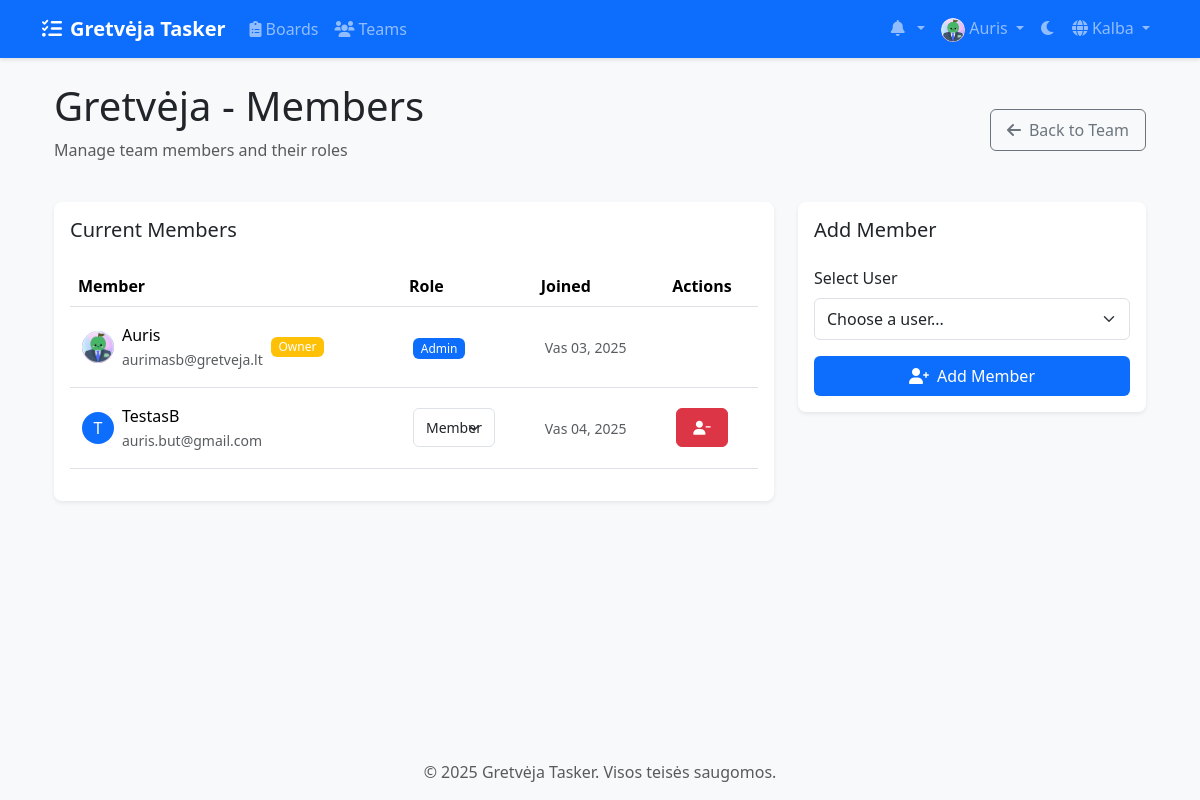
Screenshot of /lt/teams/1/members/ (signed in) with the database file from the repository.
### accounts/models.py (models this page shows, shortened)
class CustomUser(AbstractUser):
    email = models.EmailField(_('email address'), unique=True)
    avatar = models.ImageField(upload_to='avatars/', null=True, blank=True)
    bio = models.TextField(max_length=500, blank=True)
    theme_preference = models.CharField(
        max_length=10,
        choices=[('light', 'Light'), ('dark', 'Dark')],
        default='light'
    )
    notification_preferences = models.JSONField(
        default=dict,
        help_text=_('User notification preferences')
    )
    class Meta:
        verbose_name = _('user')
        verbose_name_plural = _('users')

### teams/models.py (models this page shows, shortened)
class Team(models.Model):
    name = models.CharField(max_length=100)
    description = models.TextField(blank=True)
    created_at = models.DateTimeField(auto_now_add=True)
    updated_at = models.DateTimeField(auto_now=True)
    owner = models.ForeignKey(
        settings.AUTH_USER_MODEL,
        on_delete=models.CASCADE,
        related_name='owned_teams'
    )
    members = models.ManyToManyField(
        settings.AUTH_USER_MODEL,
        through='TeamMembership',
        related_name='teams'
    )

class TeamMembership(models.Model):
    ROLE_CHOICES = [
        ('member', 'Member'),
        ('admin', 'Admin'),
    ]
    team = models.ForeignKey(Team, on_delete=models.CASCADE)
    user = models.ForeignKey(settings.AUTH_USER_MODEL, on_delete=models.CASCADE)
    role = models.CharField(max_length=20, choices=ROLE_CHOICES, default='member')
    joined_at = models.DateTimeField(auto_now_add=True)
    class Meta:
        unique_together = ('team', 'user')

### teams/views/member_views.py (the view)
# urls.py: path('<int:team_id>/members/', views.team_members, name='team_members'),
@login_required
def team_members(request, team_id):
    team = get_object_or_404(Team, id=team_id)
    if not team.members.filter(id=request.user.id).exists():
        messages.error(request, "You don't have access to this team.")
        return redirect('teams:team_list')
    members = TeamService.get_member_info(team)
    return render(request, 'teams/team_members.html', {
        'team': team,
        'members': members,
        'is_admin': can_manage_team(request.user, team)
    })

### teams/permissions.py (called while the page is built)
def can_manage_team(user, team):
    return team.owner == user or is_team_admin(user, team)

### teams/services/team_service.py (called while the page is built)
    @staticmethod
    def get_member_info(team):
        return team.teammembership_set.all().select_related('user')

### templates/teams/team_members.html (shortened to what this page needs)
{% extends 'base.html' %}
{% load static %}
{% block content %}
<div class="container">
    <div class="d-flex justify-content-between align-items-center mb-4">
        <div>
            <h1 class="mb-2">{{ team.name }} - Members</h1>
            <p class="text-muted">Manage team members and their roles</p>
        </div>
        <a href="{% url 'teams:team_detail' team_id=team.id %}" class="btn btn-outline-secondary">
            <i class="fas fa-arrow-left me-2"></i>Back to Team
        </a>
    </div>
    <div class="row">
        <div class="col-lg-8">
            <div class="card shadow-sm">
                <div class="card-body">
                    <h5 class="card-title mb-4">Current Members</h5>
                    <div class="table-responsive">
                        <table class="table table-hover align-middle">
                            <thead>
                                <tr>
                                    <th>Member</th>
                                    <th>Role</th>
                                    <th>Joined</th>
                                    {% if is_admin %}
                                    <th>Actions</th>
                                    {% endif %}
                                </tr>
                            </thead>
                            <tbody>
                                {% for membership in members %}
                                <tr>
                                    <td>
                                        <div class="d-flex align-items-center">
                                            {% if membership.user.avatar %}
                                                <img src="{{ membership.user.avatar.url }}" alt="Avatar"
                                                     class="rounded-circle me-2" width="32" height="32">
                                            {% else %}
                                                <div class="rounded-circle bg-primary text-white d-flex align-items-center justify-content-center me-2"
                                                     style="width: 32px; height: 32px;">
                                                    {{ membership.user.username|make_list|first|upper }}
                                                </div>
                                            {% endif %}
                                            <div>
                                                <div>{{ membership.user.username }}</div>
                                                <small class="text-muted">{{ membership.user.email }}</small>
                                            </div>
                                            {% if membership.user == team.owner %}
                                            <span class="badge bg-warning ms-2">Owner</span>
                                            {% endif %}
                                        </div>
                                    </td>
                                    <td>
                                        {% if is_admin and membership.user != team.owner %}
                                        <form method="post" action="{% url 'teams:change_member_role' team_id=team.id user_id=membership.user.id %}"
                                              class="d-flex align-items-center">
                                            <select name="role" class="form-select form-select-sm"
                                                    onchange="this.form.submit()" style="width: auto;">
                                                <option value="member" {% if membership.role == 'member' %}selected{% endif %}>
                                                    Member
                                                </option>
                                            </select>
                                        </form>
                                        {% else %}
                                        <span class="badge {% if membership.role == 'admin' %}bg-primary{% else %}bg-secondary{% endif %}">
                                            {{ membership.role|title }}
                                        </span>
                                        {% endif %}
                                    </td>
                                    <td>
                                        <small class="text-muted">
                                            {{ membership.joined_at|date:"M d, Y" }}
                                        </small>
                                    </td>
                                    {% if is_admin %}
                                    <td>
                                        {% if membership.user != team.owner %}
                                        <form method="post" action="{% url 'teams:remove_member' team_id=team.id user_id=membership.user.id %}"
                                              class="d-inline" onsubmit="return confirm('Are you sure you want to remove this member?');">
                                            <button type="submit" class="btn btn-sm btn-danger">
                                                <i class="fas fa-user-minus"></i>
                                            </button>
                                        </form>
                                        {% endif %}
                                    </td>
                                    {% endif %}
                                </tr>
                                {% endfor %}
                            </tbody>
                        </table>
                    </div>
                </div>
            </div>
        </div>
        {% if is_admin %}
        <div class="col-lg-4">
            <div class="card shadow-sm">
                <div class="card-body">
                    <h5 class="card-title mb-4">Add Member</h5>
                    <form method="post" action="{% url 'teams:add_member' team_id=team.id %}">
                        <div class="mb-3">
                            <label class="form-label">Select User</label>
                            <select name="user_id" class="form-select" required>
                                <option value="">Choose a user...</option>
                            </select>
                        </div>
                        <div class="d-grid">
                            <button type="submit" class="btn btn-primary">
                                <i class="fas fa-user-plus me-2"></i>Add Member
                            </button>
                        </div>
                    </form>
                </div>
            </div>
        </div>
        {% endif %}
    </div>
</div>
{% endblock %}

### templates/base.html (shortened to what this page needs)
{% load static %}
{% load compress %}
{% load i18n %}
<!DOCTYPE html>
<html lang="{{ LANGUAGE_CODE }}" data-bs-theme="light">
<head>
    <link href="https://cdn.jsdelivr.net/npm/bootstrap@5.3.2/dist/css/bootstrap.min.css" rel="stylesheet">
    <link href="https://cdnjs.cloudflare.com/ajax/libs/font-awesome/6.0.0/css/all.min.css" rel="stylesheet">
    <link href="https://cdn.jsdelivr.net/npm/select2@4.1.0-rc.0/dist/css/select2.min.css" rel="stylesheet">
    <link href="https://cdn.jsdelivr.net/npm/select2-bootstrap-5-theme@1.3.0/dist/select2-bootstrap-5-theme.min.css" rel="stylesheet">
    {% compress css %}
    <link href="{% static 'css/style.css' %}" rel="stylesheet">
    {% endcompress %}
</head>
<body>
    <nav class="navbar navbar-expand-lg navbar-dark bg-primary">
        <div class="container">
            <a class="navbar-brand" href="{% url 'home' %}">
                <i class="fas fa-tasks me-2"></i>Gretvėja Tasker
            </a>
            <div class="collapse navbar-collapse" id="navbarNav">
                <ul class="navbar-nav me-auto">
                    {% if user.is_authenticated %}
                        <li class="nav-item">
                            <a class="nav-link" href="{% url 'boards:board_list' %}">
                                <i class="fas fa-clipboard-list me-1"></i>Boards
                            </a>
                        </li>
                        <li class="nav-item">
                            <a class="nav-link" href="{% url 'teams:team_list' %}">
                                <i class="fas fa-users me-1"></i>Teams
                            </a>
                        </li>
                    {% endif %}
                </ul>
                <ul class="navbar-nav">
                    {% if user.is_authenticated %}
                        <li class="nav-item dropdown">
                            <a class="nav-link dropdown-toggle" href="#" id="notificationsDropdown" role="button" data-bs-toggle="dropdown">
                                <i class="fas fa-bell me-1"></i>
                            </a>
                        </li>
                        <li class="nav-item dropdown">
                            <a class="nav-link dropdown-toggle" href="#" id="userDropdown" role="button" data-bs-toggle="dropdown">
                                {% if user.avatar %}
                                    <img src="{{ user.avatar.url }}" alt="Avatar" class="rounded-circle" width="24" height="24">
                                {% else %}
                                    <i class="fas fa-user-circle"></i>
                                {% endif %}
                                {{ user.username }}
                            </a>
                        </li>
                    {% endif %}
                    <li class="nav-item">
                        <button class="btn nav-link" id="theme-toggle">
                            <i class="fas fa-moon"></i>
                        </button>
                    </li>
                    <li class="nav-item dropdown">
                        <a class="nav-link dropdown-toggle" href="#" id="languageDropdown" role="button" data-bs-toggle="dropdown">
                            <i class="fas fa-globe me-1"></i>{% trans "Language" %}
                        </a>
                                {% get_current_language as CURRENT_LANGUAGE %}
                                {% get_available_languages as LANGUAGES %}
                    </li>
                </ul>
            </div>
        </div>
    </nav>
    <main class="container my-4">
        {% block content %}{% endblock %}
    </main>
    <footer class="footer mt-auto py-3 bg-light">
        <div class="container text-center">
            <span class="text-muted">© {% now "Y" %} Gretvėja Tasker. {% trans "All rights reserved." %}</span>
        </div>
    </footer>
</body>
</html>

### static/css/style.css (style rules this page uses)
:root { --primary-color: #0d6efd; --secondary-color: #6c757d; --success-color: #198754; --info-color: #0dcaf0; --warning-color: #ffc107; --danger-color: #dc3545; --light-color: #f8f9fa; --dark-color: #212529; --todo-color: #ff6b6b; --doing-color: #ffd93d; --done-color: #6bcb77; --rejected-color: #4d96ff; }
body { min-height: 100vh; display: flex; flex-direction: column; background-color: var(--bs-gray-100); }
main { flex: 1; }
.navbar { box-shadow: 0 2px 4px rgba(0,0,0,0.1); }
.navbar-brand { font-weight: bold; }
.card { border-radius: 0.5rem; box-shadow: 0 0.125rem 0.25rem rgba(0,0,0,0.075); transition: transform 0.2s ease-in-out; border: none; }
.form-control, .form-select { border-radius: 0.375rem; border: 1px solid var(--bs-gray-300); padding: 0.5rem 0.75rem; }
.btn { border-radius: 0.375rem; padding: 0.5rem 1rem; font-weight: 500; transition: all 0.2s ease; }
.btn-primary { background: var(--primary-color); border: none; }

### templates/teams/team_members.html (style rules this page uses)
.table td { padding: 1rem 0.75rem; }
.form-select { background-color: var(--bs-body-bg); }
.badge { font-weight: 500; }

### rows the page displays
CustomUser: avatar (picture), username "Auris"
Team: name "Gretvėja"
TeamMembership: user.avatar (picture), user.username "Auris", user.email "aurimasb@gretveja.lt", shows "Owner", role "Admin", joined_at "Vas 03, 2025"
TeamMembership: user.username|make_list "T", user.username "TestasB", user.email "auris.but@gmail.com", role "Member", joined_at "Vas 04, 2025"
